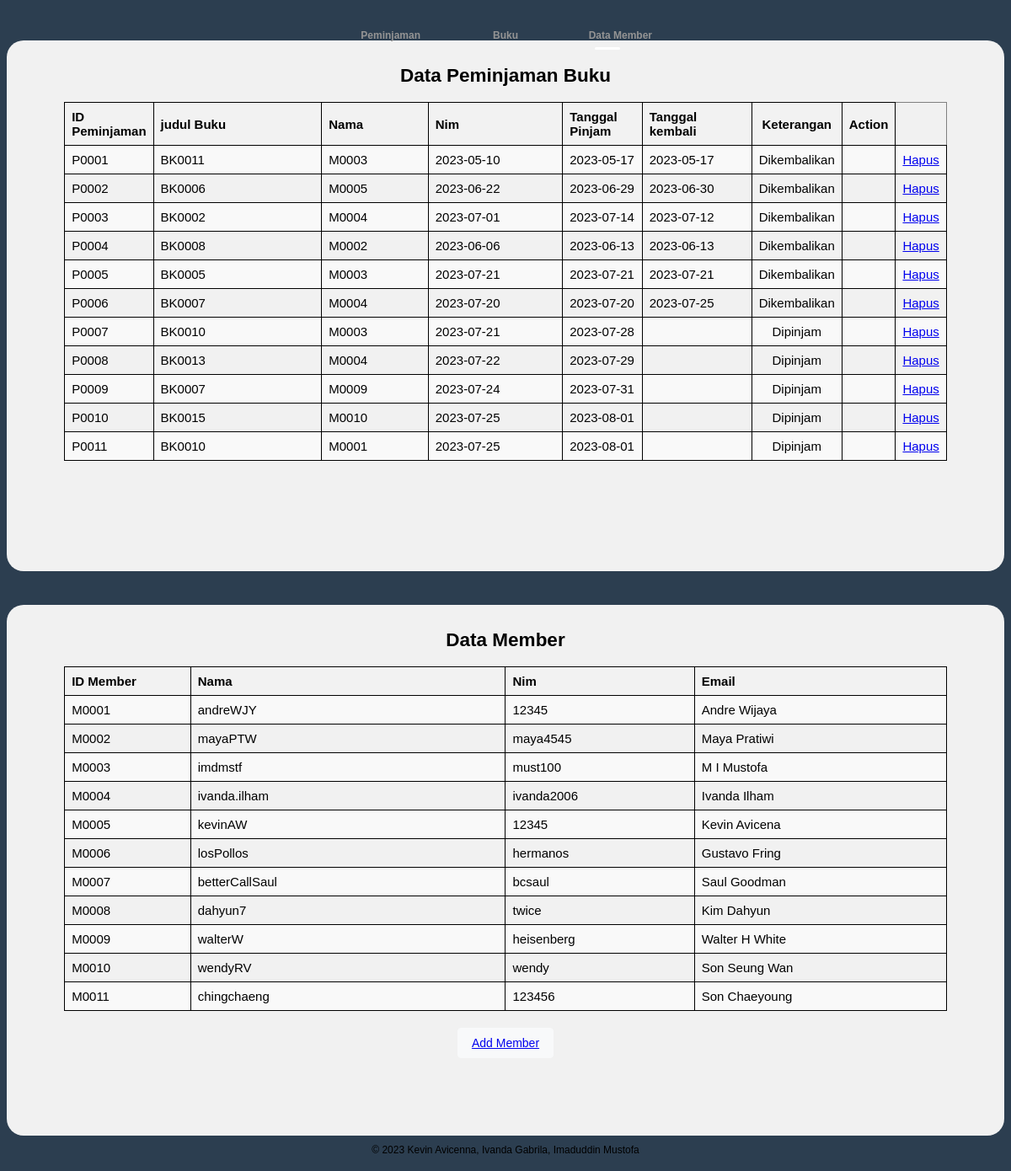
/useless/data_member.php, run on the app's committed database.
### tables this page shows
CREATE TABLE `peminjaman` (
  `id_peminjaman` varchar(25) NOT NULL,
  `id_bukuFK` varchar(255) NOT NULL,
  `id_memberFK` varchar(25) NOT NULL,
  `tgl_pinjam` date NOT NULL,
  `tgl_jatuh_tempo` date NOT NULL,
  `tgl_kembali` date DEFAULT NULL,
  `status` varchar(25) NOT NULL
);

CREATE TABLE `member` (
  `id_member` varchar(25) NOT NULL,
  `username` varchar(55) NOT NULL,
  `password` varchar(55) NOT NULL,
  `nama` varchar(255) NOT NULL,
  `alamat` varchar(255) NOT NULL,
  `no_hp` varchar(25) NOT NULL,
  `tgl_pendaftaran` date DEFAULT NULL,
  `status` varchar(25) NOT NULL
);

### useless/data_member.php (the view, shortened to what this page needs)
<!DOCTYPE html>
<html lang="en">
<head>
    <link rel="stylesheet" href="css/data_member.css">
</head>
<body>
    <nav>
        <a href="peminjaman.php?page=peminjaman">Peminjaman</a>
        <a href="buku.php?page=buku">Buku</a>
        <a href="data_member.php">Data Member</a>
        <div id="indicator"> </div>
    </nav>
    <div class="konten">
        <center>
            <h2>Data Peminjaman Buku</h2>
            <table border="1" width="90%" cellspacing="0">
                <tr>
                    <th align="center">ID Peminjaman</th>
                    <th align="center">judul Buku</th>
                    <th align="center">Nama</th>
                    <th align="center">Nim</th>
                    <th align="center">Tanggal Pinjam</th>
                    <th align="center">Tanggal kembali</th>
                    <th align="center">Keterangan</th>
                    <th align="center">Action</th>
                </tr>
                <?php
                $cari = "select * from peminjaman";
                $result = mysqli_query($conn, $cari);
                while ($data = mysqli_fetch_array($result)) {
                    ?>
                    <tr>
                        <td>
                            <?php echo $data[0] ?>
                        </td>
                        <td>
                            <?php echo $data[1] ?>
                        </td>
                        <td>
                            <?php echo $data[2] ?>
                        </td>
                        <td>
                            <?php echo $data[3] ?>
                        </td>
                        <td>
                            <?php echo $data[4] ?>
                        </td>
                        <td>
                            <?php echo $data[5] ?>
                        </td>
                        <td>
                            <?php echo $data[6] ?>
                        </td>
                        <td>
                        </td>
                        <td>
                            <a href="data_member_hapus.php?id=<?php echo $data['id_peminjaman']; ?>">Hapus</a>
                        </td>
                    </tr>
                <?php } ?>
            </table>
        </center>
    </div>
    <div class="konten">
        <center>
            <h2>Data Member</h2>
            <table border="1" width="90%" cellspacing="0">
                <tr>
                    <th align="center">ID Member</th>
                    <th align="center">Nama</th>
                    <th align="center">Nim</th>
                    <th align="center">Email</th>
                </tr>
                <?php
                $cari = "select * from member";
                $result = mysqli_query($conn, $cari);
                while ($data = mysqli_fetch_array($result)) {
                    ?>
                    <tr>
                        <td>
                            <?php echo $data[0] ?>
                        </td>
                        <td>
                            <?php echo $data[1] ?>
                        </td>
                        <td>
                            <?php echo $data[2] ?>
                        </td>
                        <td>
                            <?php echo $data[3] ?>
                        </td>
                    </tr>
                <?php } ?>
            </table>
        </center>
        <center>
            <button class="button-16" role="button"><a href="member_tambah.php">Add Member</a></button>
        </center>
    </div>
    <div class="kaki">
    © 2023 Kevin Avicenna, Ivanda Gabrila, Imaduddin Mustofa
    </div>
</body>
</html>

### useless/css/data_member.css (style rules this page uses)
* { box-sizing: border-box; }
body { font-family: Arial, Helvetica, sans-serif; }
.konten { font-size: 15px; margin-top: 40px; float: left; padding: 10px; width: 100%; background-color: #f1f1f1; height: 630px; border-radius: 20px; }
.kaki { clear: both; padding: 10px; text-align: center; color: black; }
body { font-size: 12px; font-family: sans-serif; background: #2c3e50; }
nav { position: absolute; top: 3%; right: 0; left: 0; width: 409px; display: table; margin: 0 auto; transform: translateY(-50%); }
nav a { position: relative; width: 33.333%; display: table-cell; text-align: center; color: #949494; text-decoration: none; font-family: Verdana, Geneva, Tahoma, sans-serif; font-weight: bold; padding: 10px 20px; transition: 0.2s ease color; }
nav a:before, nav a:after { content: ""; position: absolute; border-radius: 50%; transform: scale(0); transition: 0.2s ease transform; }
nav a:before { top: 0; left: 10px; width: 6px; height: 6px; }
nav a:after { top: 5px; left: 18px; width: 4px; height: 4px; }
nav a:nth-child(1):before { background-color: yellow; }
nav a:nth-child(1):after { background-color: red; }
nav a:nth-child(2):before { background-color: #00e2ff; }
nav a:nth-child(2):after { background-color: #89ff00; }
nav a:nth-child(3):before { background-color: purple; }
nav a:nth-child(3):after { background-color: palevioletred; }
#indicator { position: absolute; left: 76%; bottom: 0; width: 30px; height: 3px; background-color: #fff; border-radius: 5px; transition: 0.2s ease left; }
.button-16 { background-color: #f8f9fa; border: 1px solid #f8f9fa; border-radius: 4px; color: #3c4043; cursor: pointer; font-family: arial, sans-serif; font-size: 14px; height: 36px; line-height: 27px; min-width: 54px; padding: 0 16px; margin-top: 20px; text-align: center; user-select: none; -webkit-user-select: none; touch-action: manipulation; white-space: pre; }
table { border-collapse: collapse; width: 90%; margin: auto; }
th, td { border: 1px solid black; padding: 8px; text-align: left; }
th { background-color: #f2f2f2; }
tr:nth-child(even) { background-color: #f9f9f9; }
th:nth-child(1), td:nth-child(1) { width: 10%; }
th:nth-child(2), td:nth-child(2) { width: 25%; }
th:nth-child(3), td:nth-child(3) { width: 15%; }
th:nth-child(4), td:nth-child(4) { width: 20%; }
th:nth-child(5), td:nth-child(5) { width: 10%; }
th:nth-child(6), td:nth-child(6) { width: 15%; }
th:nth-child(7), td:nth-child(7) { width: 5%; text-align: center; }

### data on the page
peminjaman: id_peminjaman "P0001", id_bukuFK "BK0011", id_memberFK "M0003", tgl_pinjam "2023-05-10", tgl_jatuh_tempo "2023-05-17", tgl_kembali "2023-05-17", status "Dikembalikan"
peminjaman: id_peminjaman "P0002", id_bukuFK "BK0006", id_memberFK "M0005", tgl_pinjam "2023-06-22", tgl_jatuh_tempo "2023-06-29", tgl_kembali "2023-06-30", status "Dikembalikan"
peminjaman: id_peminjaman "P0003", id_bukuFK "BK0002", id_memberFK "M0004", tgl_pinjam "2023-07-01", tgl_jatuh_tempo "2023-07-14", tgl_kembali "2023-07-12", status "Dikembalikan"
peminjaman: id_peminjaman "P0004", id_bukuFK "BK0008", id_memberFK "M0002", tgl_pinjam "2023-06-06", tgl_jatuh_tempo "2023-06-13", tgl_kembali "2023-06-13", status "Dikembalikan"
peminjaman: id_peminjaman "P0005", id_bukuFK "BK0005", id_memberFK "M0003", tgl_pinjam "2023-07-21", tgl_jatuh_tempo "2023-07-21", tgl_kembali "2023-07-21", status "Dikembalikan"
peminjaman: id_peminjaman "P0006", id_bukuFK "BK0007", id_memberFK "M0004", tgl_pinjam "2023-07-20", tgl_jatuh_tempo "2023-07-20", tgl_kembali "2023-07-25", status "Dikembalikan"
peminjaman: id_peminjaman "P0007", id_bukuFK "BK0010", id_memberFK "M0003", tgl_pinjam "2023-07-21", tgl_jatuh_tempo "2023-07-28", status "Dipinjam"
peminjaman: id_peminjaman "P0008", id_bukuFK "BK0013", id_memberFK "M0004", tgl_pinjam "2023-07-22", tgl_jatuh_tempo "2023-07-29", status "Dipinjam"
peminjaman: id_peminjaman "P0009", id_bukuFK "BK0007", id_memberFK "M0009", tgl_pinjam "2023-07-24", tgl_jatuh_tempo "2023-07-31", status "Dipinjam"
peminjaman: id_peminjaman "P0010", id_bukuFK "BK0015", id_memberFK "M0010", tgl_pinjam "2023-07-25", tgl_jatuh_tempo "2023-08-01", status "Dipinjam"
peminjaman: id_peminjaman "P0011", id_bukuFK "BK0010", id_memberFK "M0001", tgl_pinjam "2023-07-25", tgl_jatuh_tempo "2023-08-01", status "Dipinjam"
member: id_member "M0001", username "andreWJY", password "12345", nama "Andre Wijaya"
member: id_member "M0002", username "mayaPTW", password "maya4545", nama "Maya Pratiwi"
member: id_member "M0003", username "imdmstf", password "must100", nama "M I Mustofa"
member: id_member "M0004", username "ivanda.ilham", password "ivanda2006", nama "Ivanda Ilham"
member: id_member "M0005", username "kevinAW", password "12345", nama "Kevin Avicena"
member: id_member "M0006", username "losPollos", password "hermanos", nama "Gustavo Fring"
member: id_member "M0007", username "betterCallSaul", password "bcsaul", nama "Saul Goodman"
member: id_member "M0008", username "dahyun7", password "twice", nama "Kim Dahyun"
member: id_member "M0009", username "walterW", password "heisenberg", nama "Walter H White"
member: id_member "M0010", username "wendyRV", password "wendy", nama "Son Seung Wan"
member: id_member "M0011", username "chingchaeng", password "123456", nama "Son Chaeyoung"
